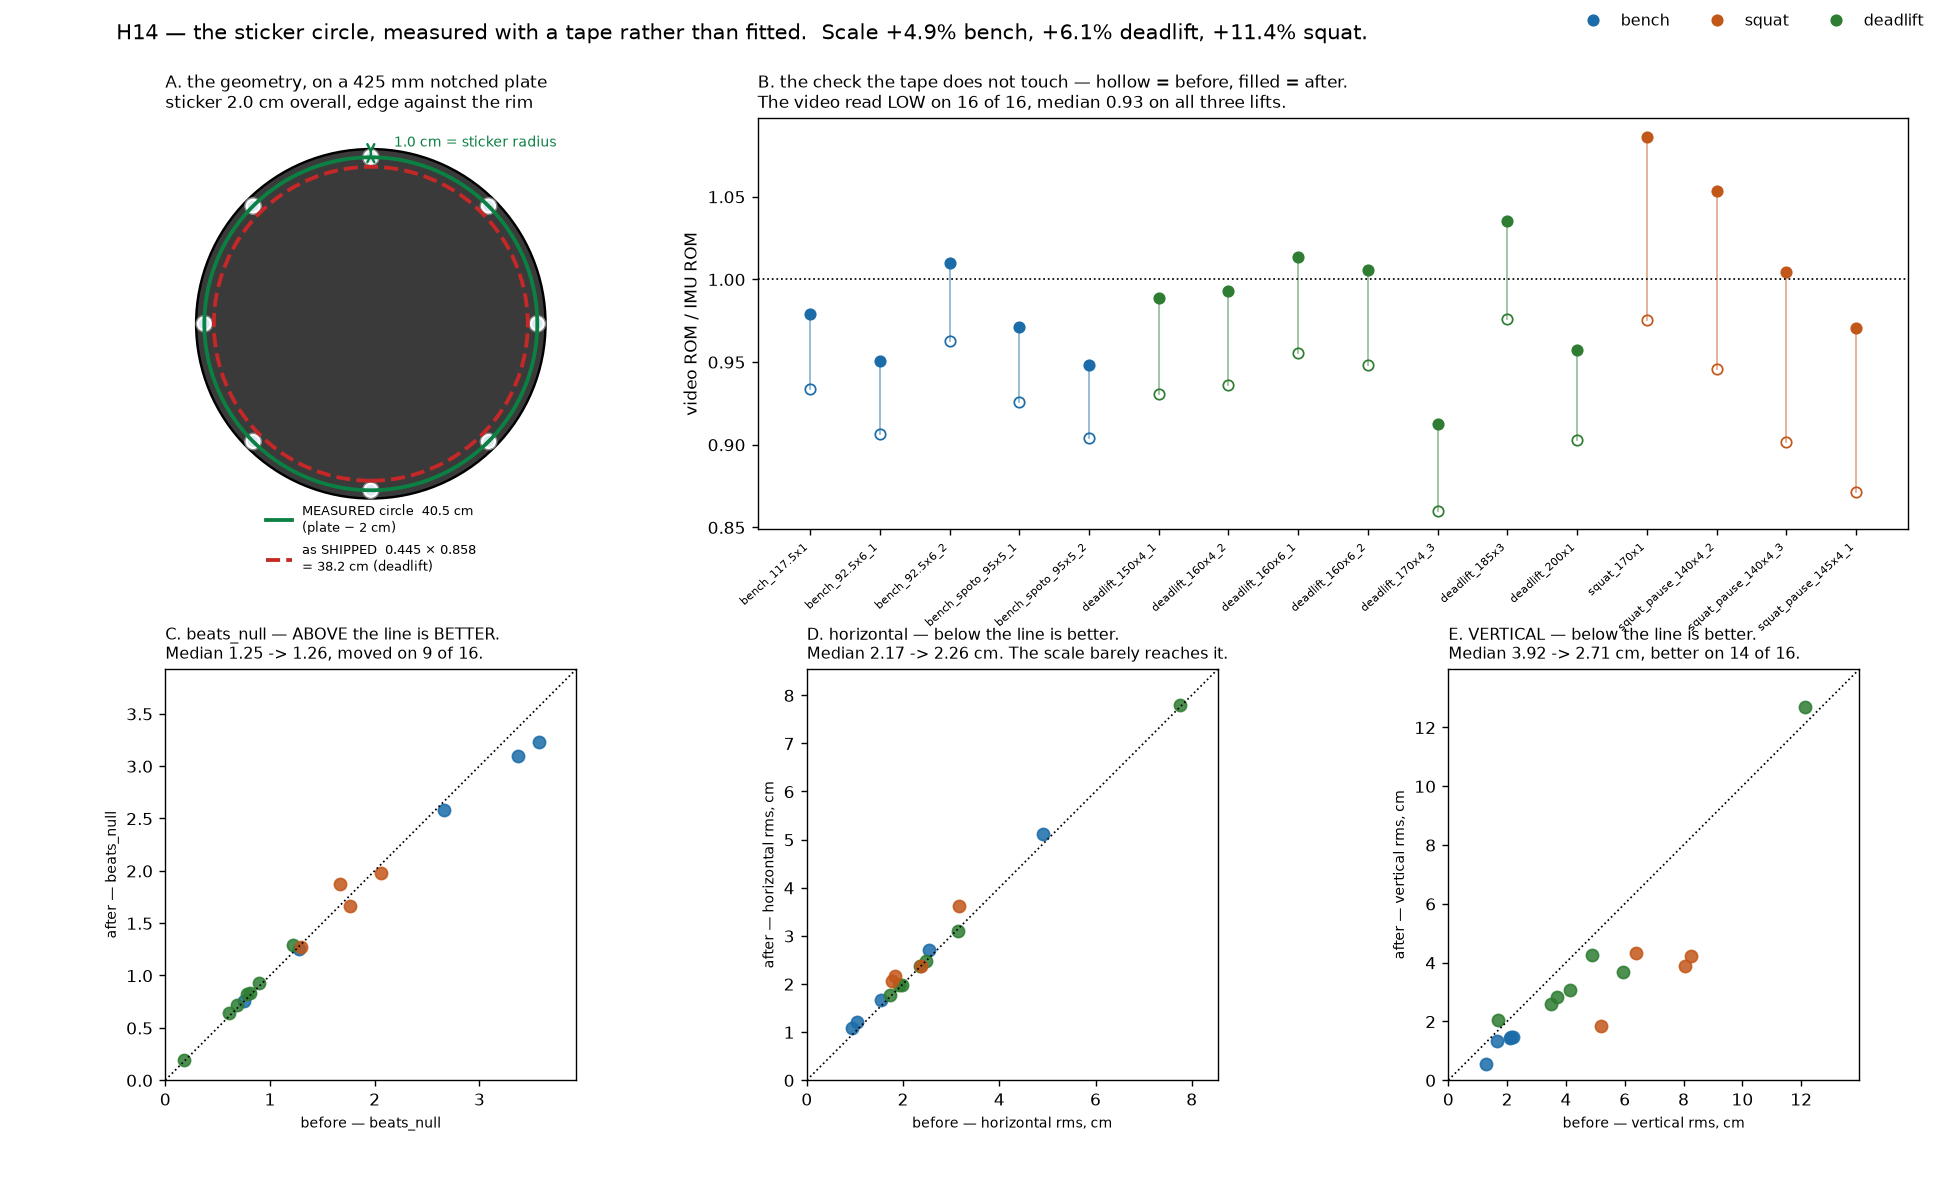

Reproduce this figure in Python.
"""H14 — the sticker circle, measured with a tape (2026-08-17).

Renders `analysis/67_sticker_circle_scale.png`. Run from the repo root:

    python analysis/67_sticker_circle_scale.py

Panel A is the geometry the owner measured and is the whole argument: a 2.0 cm
sticker placed with its outer edge on the rim puts its CENTRE 1.0 cm inboard, so
the circle the tracker fits is the plate diameter less 2.0 cm — a constant
absolute inset, which is why no single FRACTION of the plate could ever be right
for two plate sizes at once.

Panels B-D are the consequence on all sixteen `data_v2` captures, before against
after. B is the check that is independent of the tape: the video's per-rep
vertical ROM over the IMU's, which sat below 1.0 on 16 of 16 captures and had no
per-lift explanation.
"""
import json
import sys
from pathlib import Path

import matplotlib
matplotlib.use("Agg")
import matplotlib.pyplot as plt
import numpy as np

ROOT = Path(__file__).resolve().parents[1]
sys.path.insert(0, str(ROOT))

TMP = Path("/Users/sam/.claude/jobs/874a041a/tmp")
LIFT_C = {"bench": "#1b6ca8", "squat": "#c2571a", "deadlift": "#2e7d32"}


def _load(name):
    return {r["capture"]: r for r in json.loads((TMP / name).read_text())}


def _ratio(r):
    v = r.get("video_rom_cm")
    if v is None or "imu_rom_lo_cm" not in r:
        return None
    v = float(np.mean(v)) if isinstance(v, list) else float(v)
    return v / ((r["imu_rom_lo_cm"] + r["imu_rom_hi_cm"]) / 2.0)


def main() -> int:
    before, after = _load("before.json"), _load("after.json")
    stems = [s for s in sorted(before) if s in after]

    fig = plt.figure(figsize=(15.5, 9.5))
    gs = fig.add_gridspec(2, 3, hspace=0.34, wspace=0.26,
                          left=0.06, right=0.985, top=0.90, bottom=0.09)

    # --- A: the geometry ------------------------------------------------
    ax = fig.add_subplot(gs[0, 0])
    plate_d, sticker_d = 0.425, 0.020
    R = plate_d / 2
    ax.add_patch(plt.Circle((0, 0), R, fc="#3a3a3a", ec="k", lw=1.4))
    meas = R - sticker_d / 2
    # What SHIPPED, which is not 0.858 x this plate: vtrack multiplied the
    # BUMPER's 0.445 by 0.858 on deadlift and 0.45 on bench and squat.
    old = 0.445 * 0.858 / 2
    for k in range(8):
        a = np.pi / 2 + k * np.pi / 4
        ax.add_patch(plt.Circle((meas * np.cos(a), meas * np.sin(a)),
                                sticker_d / 2, fc="white", ec="#888", lw=0.8))
        ax.add_patch(plt.Circle((meas * np.cos(a), meas * np.sin(a)),
                                0.013 / 2, fc="#dfe8f5", ec="none"))
    ax.add_patch(plt.Circle((0, 0), meas, fc="none", ec="#0b8043", lw=2.2))
    ax.add_patch(plt.Circle((0, 0), old, fc="none", ec="#c62828", lw=2.2,
                            ls="--"))
    ax.annotate("", xy=(0, R), xytext=(0, meas),
                arrowprops=dict(arrowstyle="<->", color="#0b8043", lw=1.4))
    ax.text(0.028, (R + meas) / 2 + 0.004, "1.0 cm = sticker radius",
            fontsize=8, color="#0b8043", va="bottom")
    ax.plot([], [], color="#0b8043", lw=2.2,
            label=f"MEASURED circle  {100*2*meas:.1f} cm\n(plate − 2 cm)")
    ax.plot([], [], color="#c62828", lw=2.2, ls="--",
            label=f"as SHIPPED  0.445 × 0.858\n= {100*2*old:.1f} cm (deadlift)")
    ax.set_xlim(-0.25, 0.25); ax.set_ylim(-0.25, 0.25)
    ax.set_aspect("equal"); ax.axis("off")
    ax.legend(loc="lower center", fontsize=7.5, frameon=False,
              bbox_to_anchor=(0.5, -0.14))
    ax.set_title("A. the geometry, on a 425 mm notched plate\n"
                 "sticker 2.0 cm overall, edge against the rim",
                 fontsize=9.5, loc="left")

    # --- B: video/IMU ROM ratio -----------------------------------------
    ax = fig.add_subplot(gs[0, 1:])
    xs = np.arange(len(stems))
    for i, s in enumerate(stems):
        rb, ra = _ratio(before[s]), _ratio(after[s])
        c = LIFT_C[before[s]["lift"]]
        if rb is None or ra is None:
            continue
        ax.plot([i, i], [rb, ra], color=c, lw=1.0, alpha=0.5)
        ax.plot(i, rb, "o", mfc="none", mec=c, ms=6)
        ax.plot(i, ra, "o", color=c, ms=6)
    ax.axhline(1.0, color="k", lw=1.0, ls=":")
    ax.set_xticks(xs)
    ax.set_xticklabels([s.rsplit("_", 2)[0] for s in stems], rotation=42,
                       ha="right", fontsize=6.5)
    ax.set_ylabel("video ROM / IMU ROM")
    ax.set_title("B. the check the tape does not touch — hollow = before, "
                 "filled = after.\nThe video read LOW on 16 of 16, median 0.93 "
                 "on all three lifts.", fontsize=9.5, loc="left")

    # --- C and D: what it does to the scored numbers ---------------------
    panels = ((fig.add_subplot(gs[1, 0]), "beats_null",
               "beats_null", "C. beats_null — ABOVE the line is BETTER.\n"
               "Median 1.25 -> 1.26, moved on 9 of 16."),
              (fig.add_subplot(gs[1, 1]), "pipeline_h_rms",
               "horizontal rms, cm", "D. horizontal — below the line is better.\n"
               "Median 2.17 -> 2.26 cm. The scale barely reaches it."),
              (fig.add_subplot(gs[1, 2]), "pipeline_v_rms",
               "vertical rms, cm", "E. VERTICAL — below the line is better.\n"
               "Median 3.92 -> 2.71 cm, better on 14 of 16."))
    for ax, key, lab, title in panels:
        for s in stems:
            b, a = before[s].get(key), after[s].get(key)
            if b is None or a is None:
                continue
            ax.plot(b, a, "o", color=LIFT_C[before[s]["lift"]], ms=7,
                    alpha=0.85)
        lim = ax.get_xlim() + ax.get_ylim()
        m = max(lim) * 1.05
        ax.plot([0, m], [0, m], "k:", lw=1.0)
        ax.set_xlim(0, m); ax.set_ylim(0, m)
        ax.set_xlabel(f"before — {lab}", fontsize=8)
        ax.set_ylabel(f"after — {lab}", fontsize=8)
        ax.set_aspect("equal")
        ax.set_title(title, fontsize=9, loc="left")

    handles = [plt.Line2D([], [], color=c, marker="o", ls="", label=k)
               for k, c in LIFT_C.items()]
    fig.legend(handles=handles, loc="upper right", ncol=3, frameon=False,
               fontsize=9)
    fig.suptitle("H14 — the sticker circle, measured with a tape rather than "
                 "fitted.  Scale +4.9% bench, +6.1% deadlift, +11.4% squat.",
                 fontsize=12, x=0.06, ha="left")
    out = ROOT / "analysis" / "67_sticker_circle_scale.png"
    fig.savefig(out, dpi=125)
    print(f"wrote {out}")
    return 0


if __name__ == "__main__":
    raise SystemExit(main())
